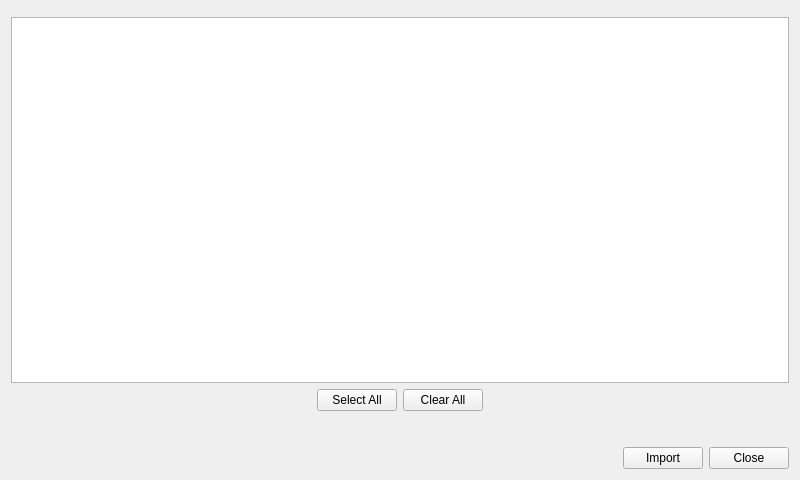
<?xml version="1.0" encoding="UTF-8"?>
<ui version="4.0">
 <class>Import</class>
 <widget class="QWidget" name="Import">
  <property name="windowModality">
   <enum>Qt::ApplicationModal</enum>
  </property>
  <property name="geometry">
   <rect>
    <x>0</x>
    <y>0</y>
    <width>800</width>
    <height>480</height>
   </rect>
  </property>
  <property name="windowTitle">
   <string>Import</string>
  </property>
  <layout class="QVBoxLayout" name="verticalLayout_2">
   <item>
    <layout class="QVBoxLayout" name="verticalLayout">
     <item>
      <widget class="FileDisplayAndChooser" name="importFile" native="true"/>
     </item>
    </layout>
   </item>
   <item>
    <layout class="QVBoxLayout" name="verticalLayout_3">
     <item>
      <widget class="QTreeView" name="treeView"/>
     </item>
     <item>
      <layout class="QHBoxLayout" name="horizontalLayout_2">
       <item>
        <spacer name="horizontalSpacer_2">
         <property name="orientation">
          <enum>Qt::Horizontal</enum>
         </property>
         <property name="sizeHint" stdset="0">
          <size>
           <width>40</width>
           <height>20</height>
          </size>
         </property>
        </spacer>
       </item>
       <item>
        <widget class="QPushButton" name="buttonSelectAll">
         <property name="text">
          <string>Select All</string>
         </property>
        </widget>
       </item>
       <item>
        <widget class="QPushButton" name="buttonClearAll">
         <property name="text">
          <string>Clear All</string>
         </property>
        </widget>
       </item>
       <item>
        <spacer name="horizontalSpacer_3">
         <property name="orientation">
          <enum>Qt::Horizontal</enum>
         </property>
         <property name="sizeHint" stdset="0">
          <size>
           <width>40</width>
           <height>20</height>
          </size>
         </property>
        </spacer>
       </item>
      </layout>
     </item>
    </layout>
   </item>
   <item>
    <layout class="QHBoxLayout" name="horizontalLayout">
     <property name="topMargin">
      <number>30</number>
     </property>
     <item>
      <spacer name="horizontalSpacer">
       <property name="orientation">
        <enum>Qt::Horizontal</enum>
       </property>
       <property name="sizeHint" stdset="0">
        <size>
         <width>40</width>
         <height>20</height>
        </size>
       </property>
      </spacer>
     </item>
     <item>
      <widget class="QPushButton" name="importButton">
       <property name="text">
        <string>Import</string>
       </property>
      </widget>
     </item>
     <item>
      <widget class="QPushButton" name="closeButton">
       <property name="text">
        <string>Close</string>
       </property>
      </widget>
     </item>
    </layout>
   </item>
  </layout>
 </widget>
 <customwidgets>
  <customwidget>
   <class>FileDisplayAndChooser</class>
   <extends>QWidget</extends>
   <header>GUI/BasicWidgets/FileDisplayAndChooser.h</header>
   <container>1</container>
  </customwidget>
 </customwidgets>
 <resources/>
 <connections/>
</ui>
